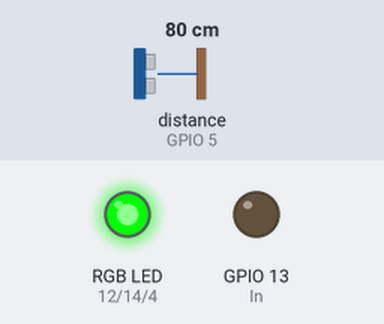
A sketch run on a simulated ESP8266 (NodeMCU). Shown: an RGB LED mixed from three pins (HIGH = lit), output pins drawn as LEDs (lit = HIGH). Wiring (inferred from the names in the program): ultrasonic range finder: trigger GPIO 2; echo GPIO 5. Inputs (shaded band) come from the test bench; at power-on: distance to the obstacle (sensor on GPIO 5) 80 cm. The echo pulse lasts 58.3 µs per cm; WiFi joins after 1.5 s; servers stay silent unless stated; pins used as bus, display or sensor lines are not drawn; what the sketch prints to the serial monitor is not drawn.

Above: at 2.8 s.
2.9 s: distance to the obstacle (sensor on GPIO 5) set to 7 cm
7.0 s: distance to the obstacle (sensor on GPIO 5) set to 4 cm
At 9.1 s:
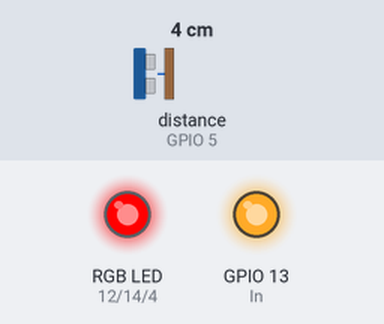
11.1 s: distance to the obstacle (sensor on GPIO 5) set to 9 cm
At 12.5 s:
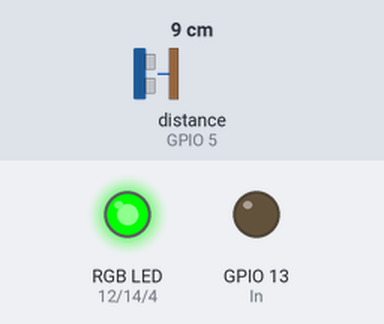
13.5 s: distance to the obstacle (sensor on GPIO 5) set to 2 cm
At 16.12 s:
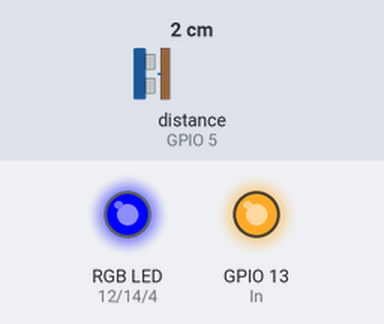
Timing chart, 0 to 17.7 s (numbered marks = the images above; inputs shaded):
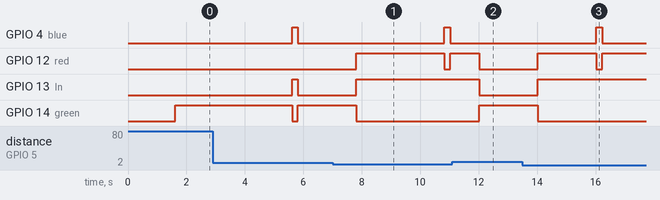

Measured:
- the behaviour switches between 6 and 5 cm on distance to the obstacle (sensor on GPIO 5) (found by bisection; images 0 and 1)
- after the input at 7.0 s, GPIO 12 (red): LOW → HIGH after 0.82 s, → LOW 3.0 s later, → HIGH 0.20 s later
- after the input at 11.1 s, GPIO 12 (red), GPIO 13 (In): HIGH → LOW after 0.92 s; GPIO 14 (green): LOW → HIGH after 0.92 s
- after the input at 13.5 s, GPIO 12 (red): LOW → HIGH after 0.52 s, → LOW 2.0 s later, → HIGH 0.20 s later

The sketch:

WaterLevelNodeMCU.ino
```cpp
#include<ESP8266WiFi.h>
#include <ESP8266HTTPClient.h>
#include <TimedAction.h>
#define echoPin 5//d1
#define trigPin 2//d4
#define In 13//d7
#define red 12 //d6
#define green 14//d5
#define blue 4//d2
const int period=5000;
int level=0;

const String host = "sagarbisht.com";
 int httpPort=443;
 HTTPClient http;
long duration; // variable for the duration of sound wave travel
int distance; // variable for the distance measurement
void RGB_color(int red_light_value, int green_light_value, int blue_light_value)
 {
  analogWrite(red, red_light_value);
  analogWrite(green, green_light_value);
  analogWrite(blue, blue_light_value);
}
void fireData(){
  //  Serial.println(" cm");
  digitalWrite(In,HIGH);
  RGB_color(0, 0, 255);
   WiFiClientSecure clients;
  clients.setInsecure();
 String url="https://www.sagarbisht.com/WaterLevelMonitor/api/fireData.php?PumpState=1&SystemState=1&WaterLevel="+(String)level;
     http.begin(clients,host,httpPort, url);
    int httpResponseCode = http.GET();
    // testingg...
    if(httpResponseCode==200){
    Serial.println("server Responsed");

  }else{
    Serial.println("Something Wrong");

  }
}
TimedAction numberThread = TimedAction(5000,fireData);
//TimedAction timedAction = TimedAction(5000,fireData);
void setup() {
  // wifi setup
   WiFi.begin("JioFi3_9C76BB","6amb12aap4");
  while( WiFi.status()!=WL_CONNECTED){
    Serial.print("--");
    delay(200);
  }
  Serial.println();
  Serial.print("Connected to :- ");
  Serial.println(WiFi.localIP());
  pinMode(trigPin, OUTPUT); // Sets the trigPin as an OUTPUT
  pinMode(echoPin, INPUT);
  pinMode(In, OUTPUT);
  pinMode(red, OUTPUT);
  pinMode(green, OUTPUT);
  pinMode(blue, OUTPUT);
 // digitalWrite(In,HIGH);// Sets the echoPin as an INPUT
  Serial.begin(9600); // // Serial Communication is starting with 9600 of baudrate speed
//   timerOne.set(period, fireData);
}
void loop() {
 numberThread.check();
  // Clears the trigPin condition
  digitalWrite(trigPin, LOW);
  delayMicroseconds(2);
 digitalWrite(trigPin, HIGH);
  delayMicroseconds(10);
  digitalWrite(trigPin, LOW);
  duration = pulseIn(echoPin, HIGH);
  // Calculating the distance
  distance = duration * 0.034 / 2;
  if(distance<=4){

    RGB_color(255, 0, 0);
    digitalWrite(In,HIGH);
  }else{
     RGB_color(0,255,0);
    digitalWrite(In,LOW);
  }
  Serial.print("Distance: ");
  Serial.println(distance);

level=map(distance,0,980,0,100);


  //timedAction.check();
  delay(1000);
}
```
